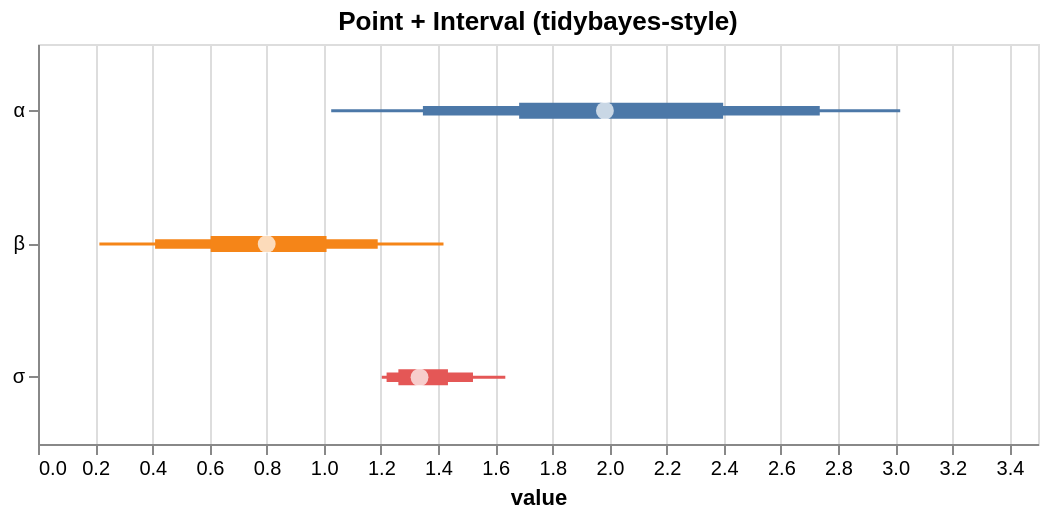

Express this chart as Vega-Lite.
### Vega-Lite specification from a JSON file in a GitHub repository (floating-point values rounded to 4 significant figures)
{"$schema": "https://vega.github.io/schema/vega-lite/v5.json", "height": 200, "layer": [{"encoding": {"x2": {"field": "hi_0_95_"}, "x": {"field": "lo_0_95_", "title": "value", "type": "quantitative"}, "color": {"field": "parameter", "type": "nominal", "legend": null}, "y": {"axis": {"title": null}, "field": "parameter", "type": "nominal"}}, "mark": {"strokeWidth": 1.5, "type": "rule"}}, {"encoding": {"x2": {"field": "hi_0_8_"}, "x": {"field": "lo_0_8_", "title": "value", "type": "quantitative"}, "color": {"field": "parameter", "type": "nominal", "legend": null}, "y": {"axis": {"title": null}, "field": "parameter", "type": "nominal"}}, "mark": {"strokeWidth": 4.75, "type": "rule"}}, {"encoding": {"x2": {"field": "hi_0_5_"}, "x": {"field": "lo_0_5_", "title": "value", "type": "quantitative"}, "color": {"field": "parameter", "type": "nominal", "legend": null}, "y": {"axis": {"title": null}, "field": "parameter", "type": "nominal"}}, "mark": {"strokeWidth": 8.0, "type": "rule"}}, {"encoding": {"x": {"field": "__point__", "type": "quantitative"}, "y": {"field": "parameter", "type": "nominal"}}, "mark": {"filled": true, "color": "white", "size": 80, "type": "point"}}], "data": {"values": [{"parameter": "α", "lo_0_95_": 1.026, "lo_0_8_": 1.347, "hi_0_8_": 2.736, "hi_0_5_": 2.398, "__point__": 1.984, "hi_0_95_": 3.018, "lo_0_5_": 1.684}, {"parameter": "β", "lo_0_95_": 0.2148, "lo_0_8_": 0.4099, "hi_0_8_": 1.189, "hi_0_5_": 1.01, "__point__": 0.8004, "hi_0_95_": 1.419, "lo_0_5_": 0.6044}, {"parameter": "σ", "lo_0_95_": 1.203, "lo_0_8_": 1.22, "hi_0_8_": 1.522, "hi_0_5_": 1.435, "__point__": 1.335, "hi_0_95_": 1.636, "lo_0_5_": 1.261}]}, "title": "Point + Interval (tidybayes-style)", "width": 500}
